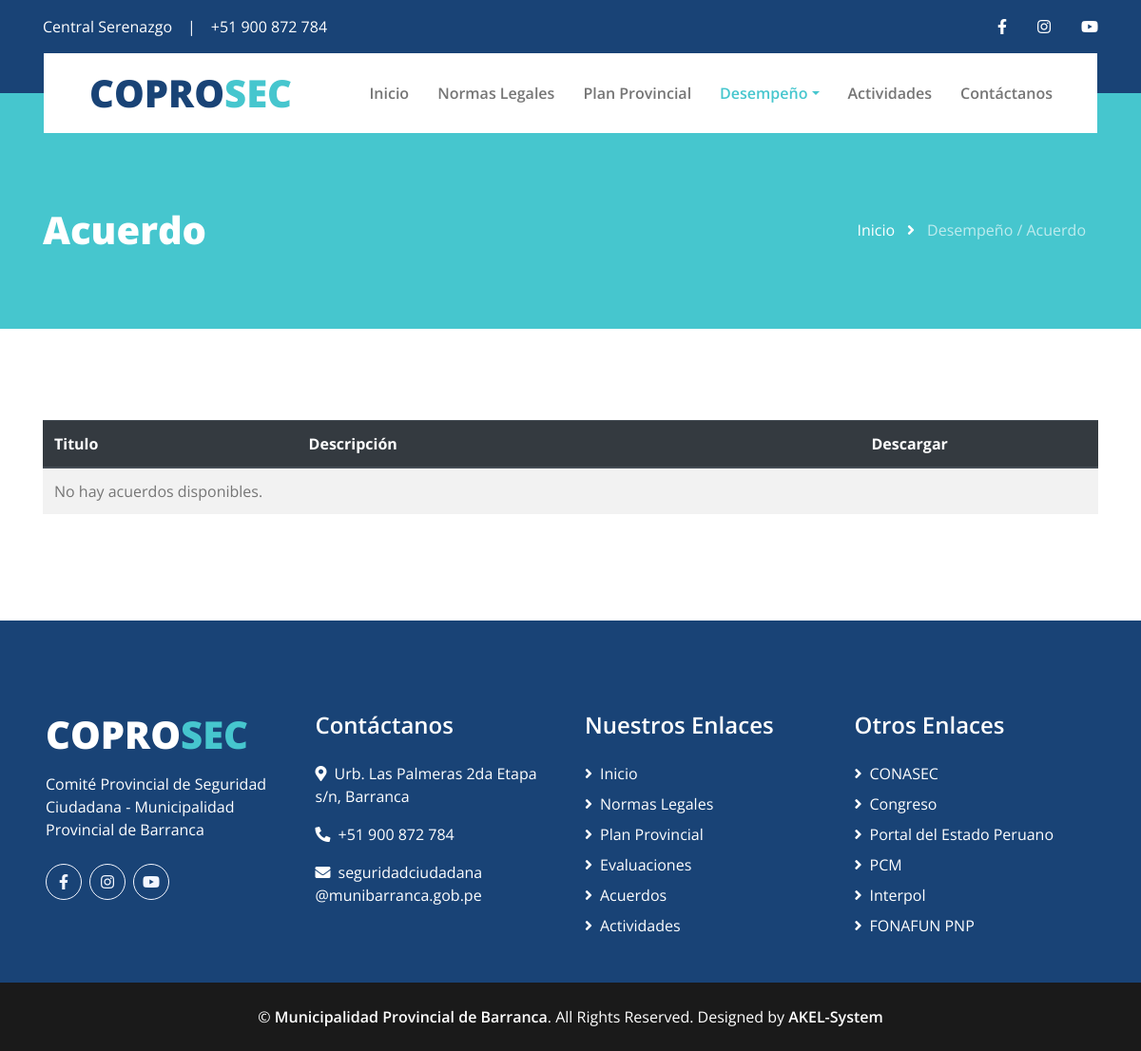
/codisec/assessments/agreements/, run on an earlier commit of the app's database.
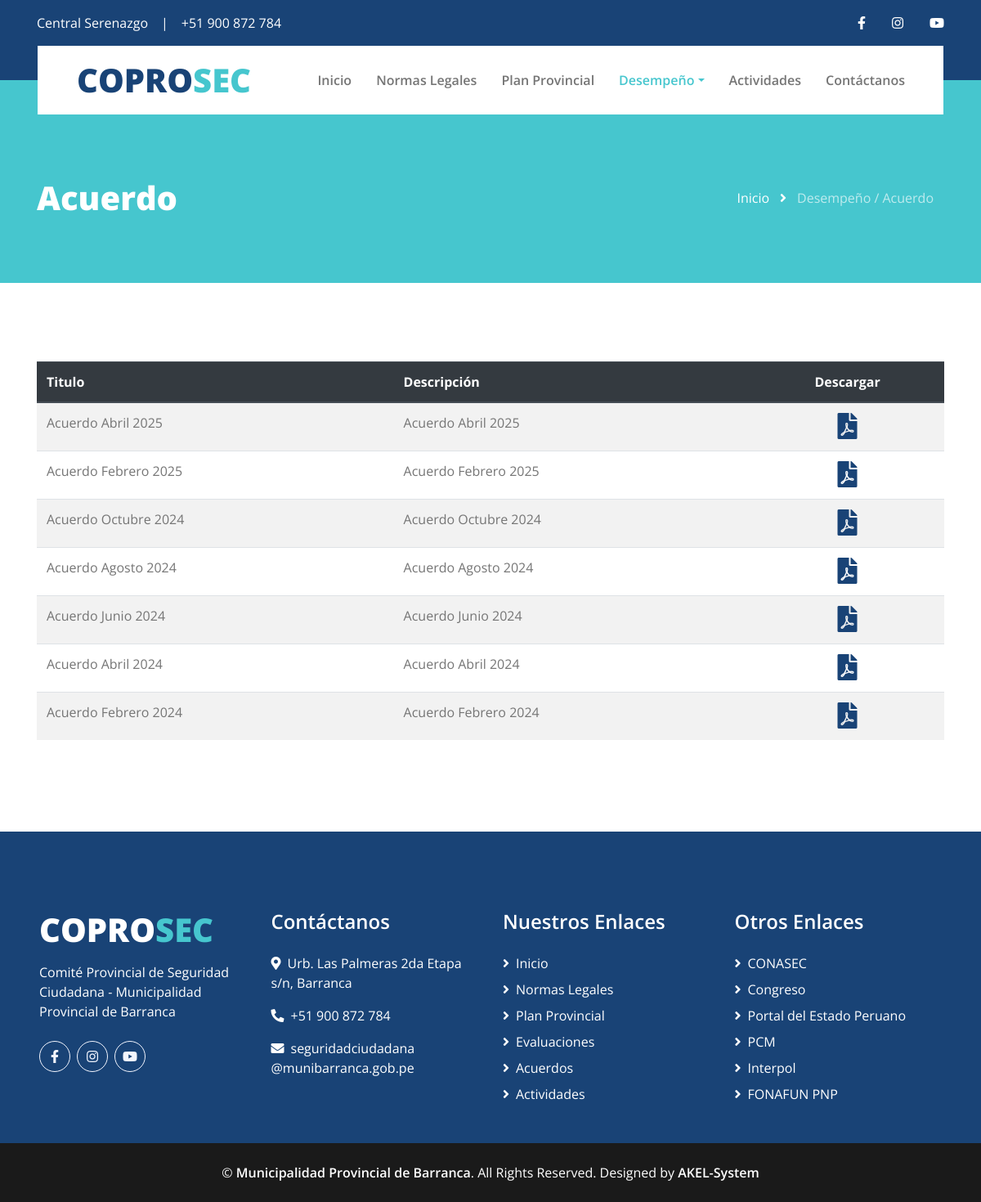
And on a later commit of the database.
### applications/general/models.py (models this page shows, shortened)
class General(models.Model):
    mobile = models.CharField('Movil',max_length=15)
    email = models.EmailField('Email',max_length=150)
    address = models.CharField('Direccion',max_length=255)
    created_at = models.DateTimeField('Creado el',auto_now_add=True)
    updated_at = models.DateTimeField('Actualizado el',auto_now=True)
    class Meta:
        verbose_name = 'Dato General'
        verbose_name_plural = 'Generales'
        ordering = ['-created_at']

### applications/performance/models.py (models this page shows, shortened)
class Performance(models.Model):
    TYPE_PERFORMANCE = {
        "A": "Acuerdo",
        "E": "Evaluación",
    }
    title = models.CharField('Titulo', max_length=100)
    description = models.CharField('Descripción', max_length=250)
    type_performance = models.CharField('Tipo', max_length=1, choices=TYPE_PERFORMANCE)
    file = models.FileField('Archivo', upload_to='performance/')
    estado = models.BooleanField('Estado', default=True)
    created_at = models.DateTimeField('Created At', auto_now_add=True)
    updated_at = models.DateTimeField('Updated At', auto_now=True)
    class Meta:
        verbose_name = "Desempeño"
        verbose_name_plural = "Informes de Desempeño"
        ordering = ['-created_at']

### applications/performance/views.py (the view)
# urls.py: path('agreements/', AgreementListView.as_view(), name='agreement_list'),
class AgreementListView(ListView):
    template_name = "performance/agreement_list.html"
    context_object_name = 'agreements'
    def get_queryset(self):
        return Performance.objects.filter(type_performance='A', estado=True).order_by('-created_at')

### applications/general/processors.py (called while the page is built)
def ctx_general(request):
    from applications.general.models import General
    general = General.objects.first()
    return {
        'general': general
    }

### applications/social/processors.py (called while the page is built)
def ctx_dict_social_links(request):
    ctx = {}
    social_links = Link.objects.all()
    for link in social_links:
        ctx[link.key] = link.url
    return ctx

### templates/performance/agreement_list.html (shortened to what this page needs)
{% extends "core/base.html" %}
{% load static %}
{% block content %}
    <div class="page-header container-fluid bg-secondary pt-2 pt-lg-5 pb-2 mb-5">
        <div class="container py-5">
            <div class="row align-items-center py-4">
                <div class="col-md-6 text-center text-md-left">
                    <h1 class="mb-4 mb-md-0 text-white">Acuerdo</h1>
                </div>
                <div class="col-md-6 text-center text-md-right">
                    <div class="d-inline-flex align-items-center">
                        <a class="btn text-white" href="{% url "home" %}">Inicio</a>
                        <i class="fas fa-angle-right text-white"></i>
                        <a class="btn text-white disabled" href="">Desempeño / Acuerdo</a>
                    </div>
                </div>
            </div>
        </div>
    </div>
    <div class="container py-5">
        <table class="table table-striped">
            <thead class="thead-dark">
                <tr>
                    <th scope="col">Titulo</th>
                    <th scope="col">Descripción</th>
                    <th scope="col" class="text-center align-middle">Descargar</th>
                </tr>
            </thead>
            <tbody>
                {% for agreement in agreements %}
                <tr>
                    <td>{{ agreement.title }}</td>
                    <td>{{ agreement.description }}</td>
                    <td class="text-center align-middle">
                        <a href="{{ agreement.file.url }}" title="Descargar {{ agreement.title }}" target="_blank" rel="noopener" class="pdf-download d-inline-flex align-items-center">
                            <i class="fas fa-file-pdf fa-2x text-primary" aria-hidden="true"></i>
                        </a>
                    </td>
                </tr>
                {% empty %}
                <tr>
                    <td colspan="3">No hay acuerdos disponibles.</td>
                </tr>
                {% endfor %}
            </tbody>
        </table>
    </div>
{% endblock content %}

### templates/core/base.html (shortened to what this page needs)
<!DOCTYPE html>
<html lang="en">
<head>
    {% load static %}
    <link href="https://cdnjs.cloudflare.com/ajax/libs/font-awesome/5.15.0/css/all.min.css" rel="stylesheet">
    <link href="{% static 'lib/owlcarousel/assets/owl.carousel.min.css' %}" rel="stylesheet">
    <link href="{% static 'css/style.css' %}" rel="stylesheet">
</head>
<body>
    <div class="container-fluid bg-primary py-3">
        <div class="container">
            <div class="row">
                <div class="col-md-6 text-center text-lg-left mb-2 mb-lg-0">
                    <div class="d-inline-flex align-items-center">
                        <a class="text-white pr-3" href="">Central Serenazgo</a>
                        <span class="text-white">|</span>
                        <a class="text-white px-3" href="">{{ general.mobile }}</a>
                    </div>
                </div>
                <div class="col-md-6 text-center text-lg-right">
                    <div class="d-inline-flex align-items-center">
                        {% if LINK_FACEBOOK %}
                        <a class="text-white px-3" href="{{LINK_FACEBOOK}}">
                            <i class="fab fa-facebook-f"></i>
                        </a>
                        {% endif %}
                        {% if LINK_INSTAGRAM %}
                        <a class="text-white px-3" href="{{LINK_INSTAGRAM}}">
                            <i class="fab fa-instagram"></i>
                        </a>
                        {% endif %}
                        {% if LINK_YOUTUBE %}
                        <a class="text-white pl-3" href="{{LINK_YOUTUBE}}">
                            <i class="fab fa-youtube"></i>
                        </a>
                        {% endif %}
                    </div>
                </div>
            </div>
        </div>
    </div>
    <div class="container-fluid position-relative nav-bar p-0">
        <div class="container-lg position-relative p-0 px-lg-3" style="z-index: 9;">
            <nav class="navbar navbar-expand-lg bg-white navbar-light py-3 py-lg-0 pl-3 pl-lg-5">
                <a href="{% url "home" %}" class="navbar-brand">
                    <h1 class="m-0 text-secondary"><span class="text-primary">COPRO</span>SEC</h1>
                </a>
                <div class="collapse navbar-collapse justify-content-between px-3" id="navbarCollapse">
                    <div class="navbar-nav ml-auto py-0">
                        <a href="{% url "home" %}" class="nav-item nav-link {% if request.resolver_match.url_name == 'home' %}active{% endif %} ">Inicio</a>
                        <a href="{% url "norms_list" %}" class="nav-item nav-link {% if request.resolver_match.url_name == 'norms_list' %}active{% endif %}">Normas Legales</a>
                        <a href="{% url "plan_list" %}" class="nav-item nav-link {% if request.resolver_match.url_name == 'plan_list' %}active{% endif %}">Plan Provincial</a>
                        <div class="nav-item dropdown">
                            <a href="#" class="nav-link dropdown-toggle {% if request.resolver_match.url_name == 'assessment_list' or request.resolver_match.url_name == 'agreement_list' %}active{% endif %} " data-toggle="dropdown">Desempeño</a>
                        </div>
                        <a href="{% url "activities" %}" class="nav-item nav-link {% if request.resolver_match.url_name == 'activities' %}active{% endif %}">Actividades</a>
                        <a href="{% url "contact" %}" class="nav-item nav-link {% if request.resolver_match.url_name == 'contact' %}active{% endif %}">Contáctanos</a>
                    </div>
                </div>
            </nav>
        </div>
    </div>
    {% block content %}
    {% endblock %}
    <div class="container-fluid bg-primary text-white mt-5 pt-5 px-sm-3 px-md-5">
        <div class="row pt-5">
            <div class="col-lg-3 col-md-6 mb-5">
                <a href=""><h1 class="text-secondary mb-3"><span class="text-white">COPRO</span>SEC</h1></a>
                <p>Comité Provincial de Seguridad Ciudadana - Municipalidad Provincial de Barranca</p>
                <div class="d-flex justify-content-start mt-4">
                    {% if LINK_FACEBOOK %}
                    <a class="btn btn-outline-light rounded-circle text-center mr-2 px-0" style="width: 38px; height: 38px;" href="{{LINK_FACEBOOK}}"><i class="fab fa-facebook-f"></i></a>
                    {% endif %}
                    {% if LINK_INSTAGRAM %}
                    <a class="btn btn-outline-light rounded-circle text-center mr-2 px-0" style="width: 38px; height: 38px;" href="{{LINK_INSTAGRAM}}"><i class="fab fa-instagram"></i></a>
                    {% endif %}
                    {% if LINK_YOUTUBE %}
                    <a class="btn btn-outline-light rounded-circle text-center px-0" style="width: 38px; height: 38px;" href="{{LINK_YOUTUBE}}"><i class="fab fa-youtube"></i></a>
                    {% endif %}
                </div>
            </div>
            <div class="col-lg-3 col-md-6 mb-5">
                <h4 class="text-white mb-4">Contáctanos</h4>
                <p><i class="fa fa-map-marker-alt mr-2"></i>{{ general.address }}</p>
                <p><i class="fa fa-phone-alt mr-2"></i>{{ general.mobile }}</p>
                <p><i class="fa fa-envelope mr-2"></i>seguridadciudadana @munibarranca.gob.pe</p>
            </div>
            <div class="col-lg-3 col-md-6 mb-5">
                <h4 class="text-white mb-4">Nuestros Enlaces</h4>
                <div class="d-flex flex-column justify-content-start">
                    <a class="text-white mb-2" href="{% url "home" %}"><i class="fa fa-angle-right mr-2"></i>Inicio</a>
                    <a class="text-white mb-2" href="{% url "norms_list" %}"><i class="fa fa-angle-right mr-2"></i>Normas Legales</a>
                    <a class="text-white mb-2" href="{% url "plan_list" %}"><i class="fa fa-angle-right mr-2"></i>Plan Provincial</a>
                    <a class="text-white mb-2" href="{% url "assessment_list" %}"><i class="fa fa-angle-right mr-2"></i>Evaluaciones</a>
                    <a class="text-white mb-2" href="{% url "agreement_list" %}"><i class="fa fa-angle-right mr-2"></i>Acuerdos</a>
                    <a class="text-white" href="{% url "activities" %}"><i class="fa fa-angle-right mr-2"></i>Actividades</a>
                </div>
            </div>
            <div class="col-lg-3 col-md-6 mb-5">
                <h4 class="text-white mb-4">Otros Enlaces</h4>
                <div class="d-flex flex-column justify-content-start">
                    <a class="text-white mb-2" href="https://conasec.mininter.gob.pe/" target="_blank"><i class="fa fa-angle-right mr-2"></i>CONASEC</a>
                    <a class="text-white mb-2" href="https://www.congreso.gob.pe/" target="_blank"><i class="fa fa-angle-right mr-2"></i>Congreso</a>
                    <a class="text-white mb-2" href="https://www.peru.gob.pe/" target="_blank"><i class="fa fa-angle-right mr-2"></i>Portal del Estado Peruano</a>
                    <a class="text-white mb-2" href="https://www.gob.pe/pcm" target="_blank"><i class="fa fa-angle-right mr-2"></i>PCM</a>
                    <a class="text-white mb-2" href="https://www.interpol.int/" target="_blank"><i class="fa fa-angle-right mr-2"></i>Interpol</a>
                    <a class="text-white" href="http://fonafun.pnp.gob.pe/" target="_blank"><i class="fa fa-angle-right mr-2"></i>FONAFUN PNP</a>
                </div>
            </div>
        </div>
    </div>
    <div class="container-fluid bg-dark text-white py-4 px-sm-3 px-md-5">
        <p class="m-0 text-center text-white">
            &copy; <a class="text-white font-weight-medium" href="#">Municipalidad Provincial de Barranca</a>. All Rights Reserved. Designed by
            <a class="text-white font-weight-medium" href="https://htmlcodex.com">AKEL-System</a>
        </p>
    </div>
</body>
</html>

What changed in the data, as far as the page shows it:
added Performance: title "Acuerdo Abril 2025", description "Acuerdo Abril 2025"
added Performance: title "Acuerdo Febrero 2025", description "Acuerdo Febrero 2025"
added Performance: title "Acuerdo Octubre 2024", description "Acuerdo Octubre 2024"
added Performance: title "Acuerdo Agosto 2024", description "Acuerdo Agosto 2024"
added Performance: title "Acuerdo Junio 2024", description "Acuerdo Junio 2024"
added Performance: title "Acuerdo Abril 2024", description "Acuerdo Abril 2024"
added Performance: title "Acuerdo Febrero 2024", description "Acuerdo Febrero 2024"
Also different on the page:
text no longer shown: "No hay acuerdos disponibles."
